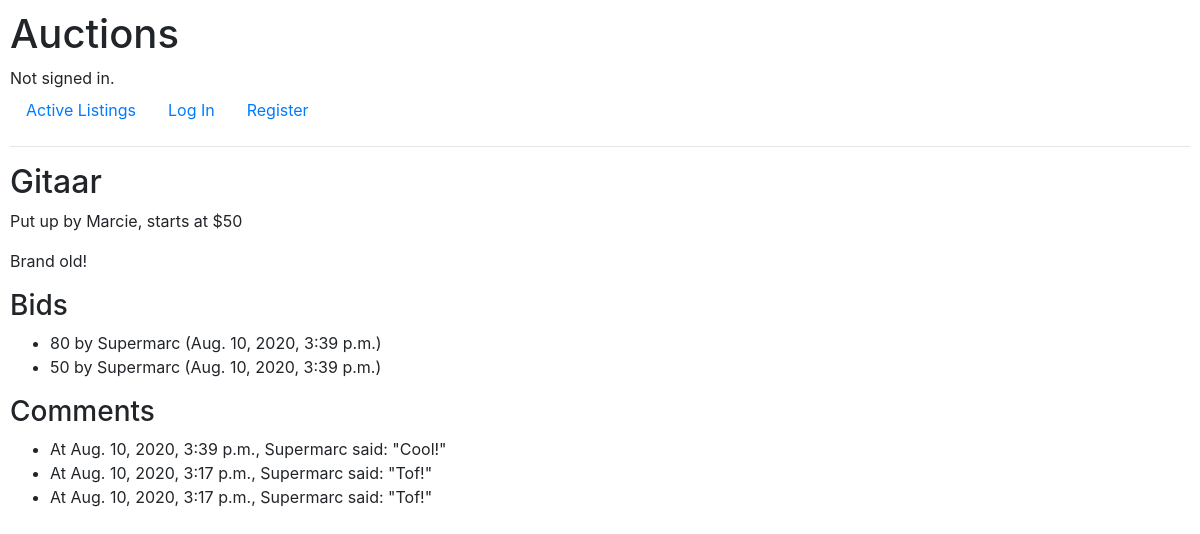
Before: /listing/1 with the older database file.
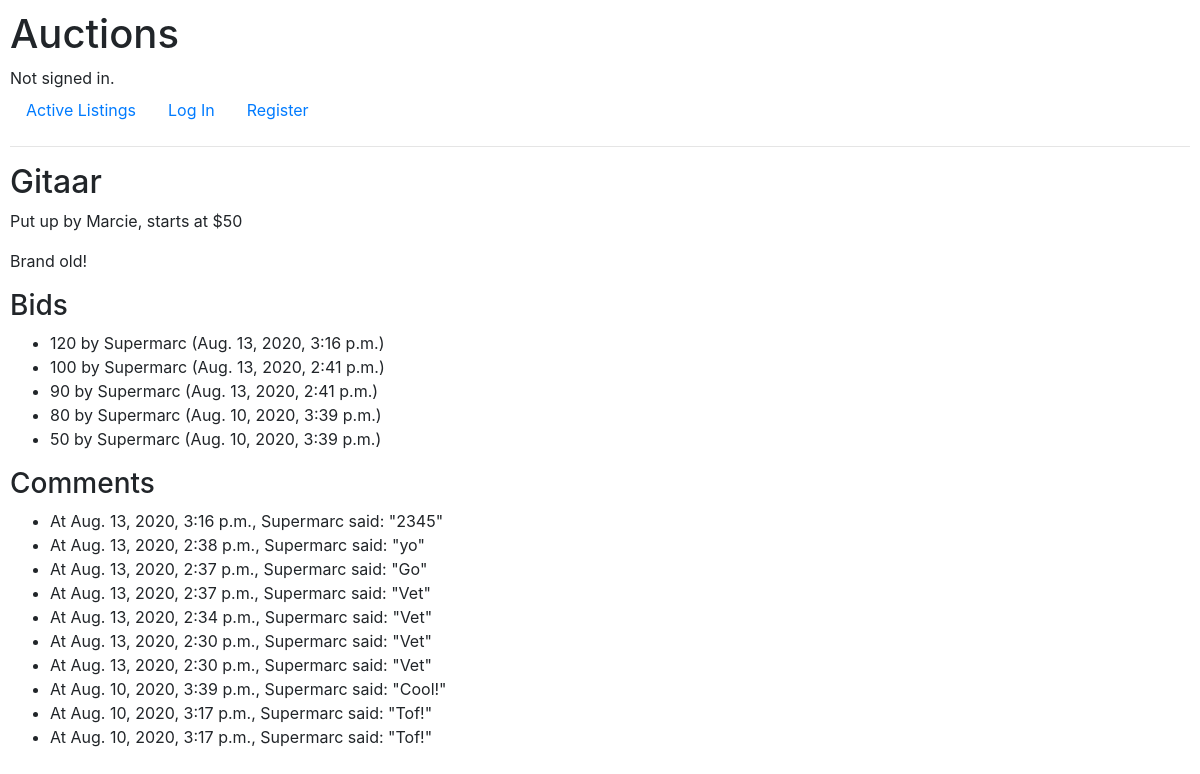
After: the same page with the newer database file.
### auctions/models.py (models this page shows, shortened)
class Bid(models.Model):
    amount = models.IntegerField()
    timestamp = models.DateTimeField(default=now, blank=True)
    user = models.ForeignKey(User, on_delete=models.CASCADE, related_name="bids", default=1)
    listing = models.ForeignKey(Listing, on_delete=models.CASCADE, related_name="bids")

class User(AbstractUser):
    id = models.IntegerField(primary_key=True)

class Comment(models.Model):
    content = models.CharField(max_length=64)
    timestamp = models.DateTimeField(default=now, blank=True)
    user = models.ForeignKey(User, on_delete=models.CASCADE, related_name="comments")
    listing = models.ForeignKey(Listing, on_delete=models.CASCADE, related_name="comments")

### auctions/views.py (the view)
# urls.py: path("listing/<int:listing_id>", views.listing, name="listing")
def listing(request, listing_id):
    current_user = str(request.user)
    current_listing = Listing.objects.get(pk=listing_id)
    active = current_listing.active
    bids = Bid.objects.filter(listing__id=listing_id)
    comments = Comment.objects.filter(listing__id=listing_id)
    commentform = CommentForm()
    bidform = BidForm(initial={"min_bid":get_min_bid(listing_id)})
    mylisting = (current_listing.user.username == current_user)
    watchers = current_listing.watched_by.all()
    if request.user in watchers:
        watchbutton = 'Remove from watchlist'
    else:
        watchbutton = 'Add to watchlist'
    try:
        winner = Bid.objects.filter(listing__id=listing_id).order_by('-amount').first().user
    except AttributeError:
        winner = "no one"
    if request.method == "POST":
        bidform = BidForm(request.POST)
        if bidform.is_valid():
            bid_amount = bidform.cleaned_data["bid_amount"]
            newbid = Bid(user=request.user, amount=bid_amount, listing=current_listing)
            newbid.save()
    return render(request, "auctions/listing.html", {'id': listing_id,
                                                     'listing': current_listing,
                                                     'bids': bids,
                                                     'bidform': bidform,
                                                     'comments': comments,
                                                     'commentform': commentform,
                                                     'watchbutton': watchbutton,
                                                     'mylisting': mylisting,
                                                     'active': active,
                                                     'winner': winner
                                                    })

### auctions/util.py (called while the page is built)
def get_min_bid(listing_id):
    current_listing = Listing.objects.get(pk=listing_id)
    try:
        min_bid = Bid.objects.filter(listing__id=listing_id).order_by('-amount').first().amount
    except AttributeError:
        min_bid = current_listing.starting_bid
    return min_bid

### auctions/templates/auctions/listing.html (shortened to what this page needs)
{% extends "auctions/layout.html" %}
{% block body %}
    <h2>{{ listing.name }}{% if not active %} (closed){% endif %} </h2>
    <p>Put up by {{ listing.user }}, starts at ${{ listing.starting_bid }}</p>
    <p>{{ listing.description }}</p>
    <h3>Bids</h3>
    <ul id="bids">
        {% for bid in bids reversed %}
            <li>{{ bid.amount }} by {{ bid.user }} ({{ bid.timestamp }})</li>
        {% endfor %}
    </ul>
    <h3>Comments</h3>
    <ul id="bids">
        {% for comment in comments reversed %}
            <li>At {{ comment.timestamp }}, {{ comment.user }} said: "{{ comment.content }}"</li>
        {% endfor %}
    </ul>
{% endblock %}

Changed rows visible on the page:
added Bid: amount "120", user "Supermarc", timestamp "Aug. 13, 2020, 3:16 p.m."
added Bid: amount "100", user "Supermarc", timestamp "Aug. 13, 2020, 2:41 p.m."
added Bid: amount "90", user "Supermarc", timestamp "Aug. 13, 2020, 2:41 p.m."
added Comment: timestamp "Aug. 13, 2020, 3:16 p.m.", user "Supermarc", content "2345"
added Comment: timestamp "Aug. 13, 2020, 2:38 p.m.", user "Supermarc", content "yo"
added Comment: timestamp "Aug. 13, 2020, 2:37 p.m.", user "Supermarc", content "Go"
added Comment: timestamp "Aug. 13, 2020, 2:37 p.m.", user "Supermarc", content "Vet"
added Comment: timestamp "Aug. 13, 2020, 2:34 p.m.", user "Supermarc", content "Vet"
added Comment: timestamp "Aug. 13, 2020, 2:30 p.m.", user "Supermarc", content "Vet"
added Comment: timestamp "Aug. 13, 2020, 2:30 p.m.", user "Supermarc", content "Vet"
